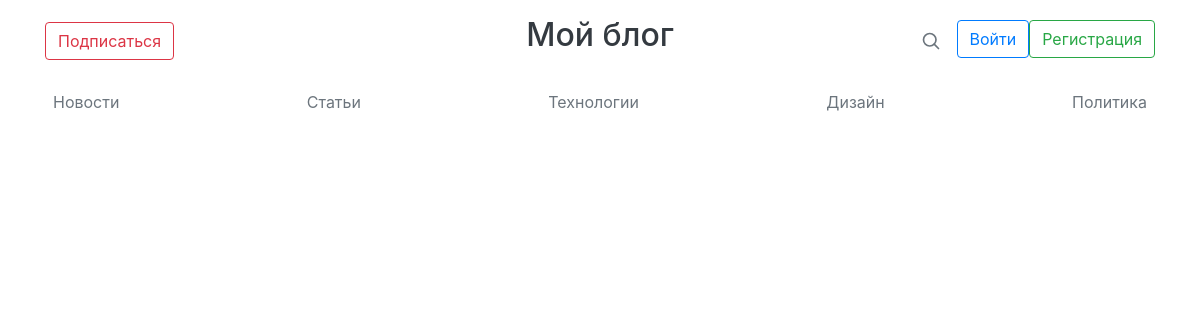
The app's page /allarticle/, older data.
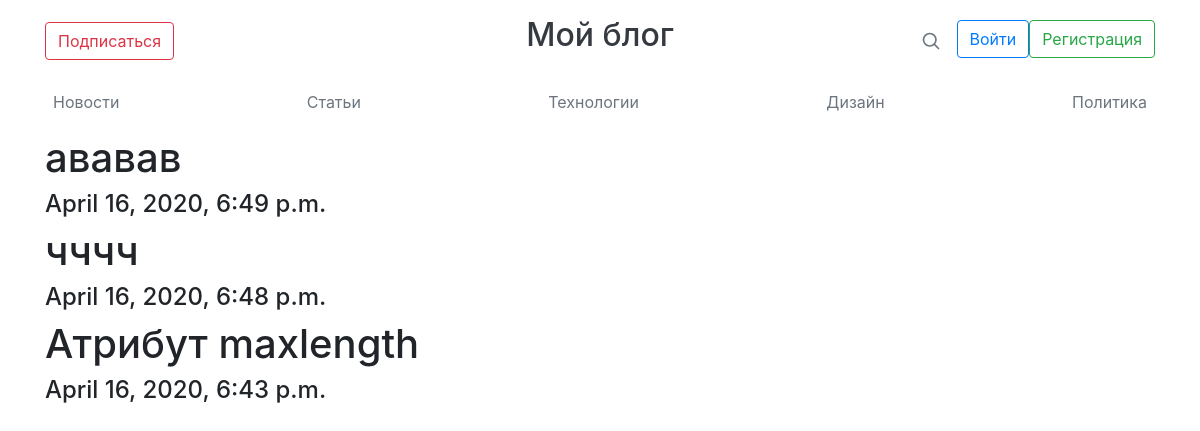
The same page, newer data.
### examApp/models.py (models this page shows)
class Article(models.Model):
    name = models.CharField(max_length=25)
    description = models.CharField(max_length=70)
    time = models.DateTimeField()
    text = models.TextField()
    image = models.ImageField()

### templates/posts.html
{% extends "main.html" %}
{% block content %}
    {% for post in object_list%}
        <div>
        <h1>{{post.name}}</h1>
        <h4>{{post.time}}</h4>
        </div>
    {%endfor%}
{% endblock %}

### templates/main.html (shortened to what this page needs)
<!DOCTYPE html>
<html lang="en">
<head>
    <link rel="stylesheet" href="https://stackpath.bootstrapcdn.com/bootstrap/4.4.1/css/bootstrap.min.css">
</head>
<body class="container">
    <header class="blog-header py-3">
    <div class="row flex-nowrap justify-content-between align-items-center">
          <div class="col-4 pt-1">
                <a class="btn btn-outline-danger" href="">Подписаться</a>
          </div>
          <div class="col-4 text-center">
                <h2 ><a class="blog-header-logo text-dark" href="/">Мой блог</a></h2>
          </div>
          <div class="col-4 d-flex justify-content-end align-items-center">
                 <a class="text-muted" href="" aria-label="Search">
                </a>
                {% if username %}
                    <a class="btn btn-outline-warning" href="/create/news">Создать новость</a>
                    <a class=" btn btn-outline-info"  href="/create/article/">Создать статью</a>
                    <div class="col-4">
                    <a class="btn btn-outline-danger" href="/auth/logout/">Выйти</a>
                    </div>
                {% else %}
                    <a class="btn btn-outline-primary" href="/auth/login/">Войти</a>
                    <a class="btn btn-outline-success" href="/auth/register/">Регистрация</a>
                {% endif %}
          </div>
    </div>
  </header>
  <div class="nav-scroller py-1 mb-2">
    <nav class="nav d-flex justify-content-between">
      <a class="p-2 text-muted" href="/allnews">Новости</a>
      <a class="p-2 text-muted" href="/allarticle">Статьи</a>
      <a class="p-2 text-muted" href="#">Технологии</a>
      <a class="p-2 text-muted" href="#">Дизайн</a>
      <a class="p-2 text-muted" href="#">Политика</a>
    </nav>
  </div>
    {% block content %}
	{% endblock %}
</body>
</html>

Row changes from the older to the newer data that the page shows:
added Article: name "ававав", time "April 16, 2020, 6:49 p.m."
added Article: name "чччч", time "April 16, 2020, 6:48 p.m."
added Article: name "Атрибут maxlength", time "April 16, 2020, 6:43 p.m."
